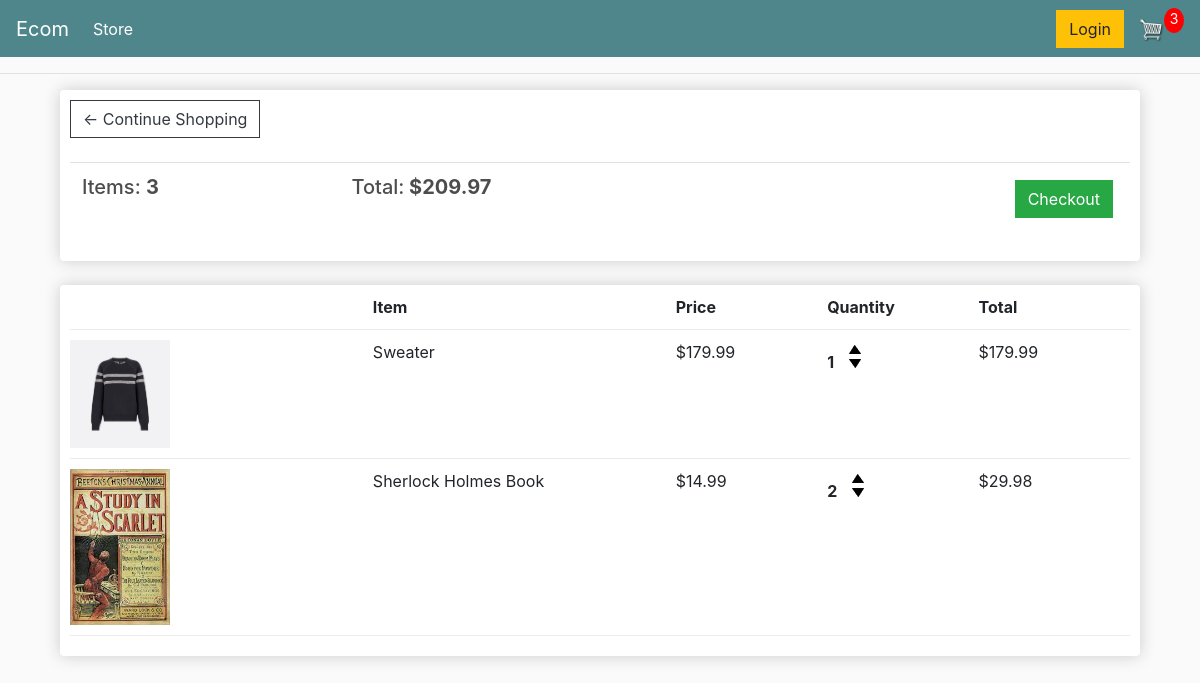
/cart/ (signed in), run on an earlier commit of the app's database.
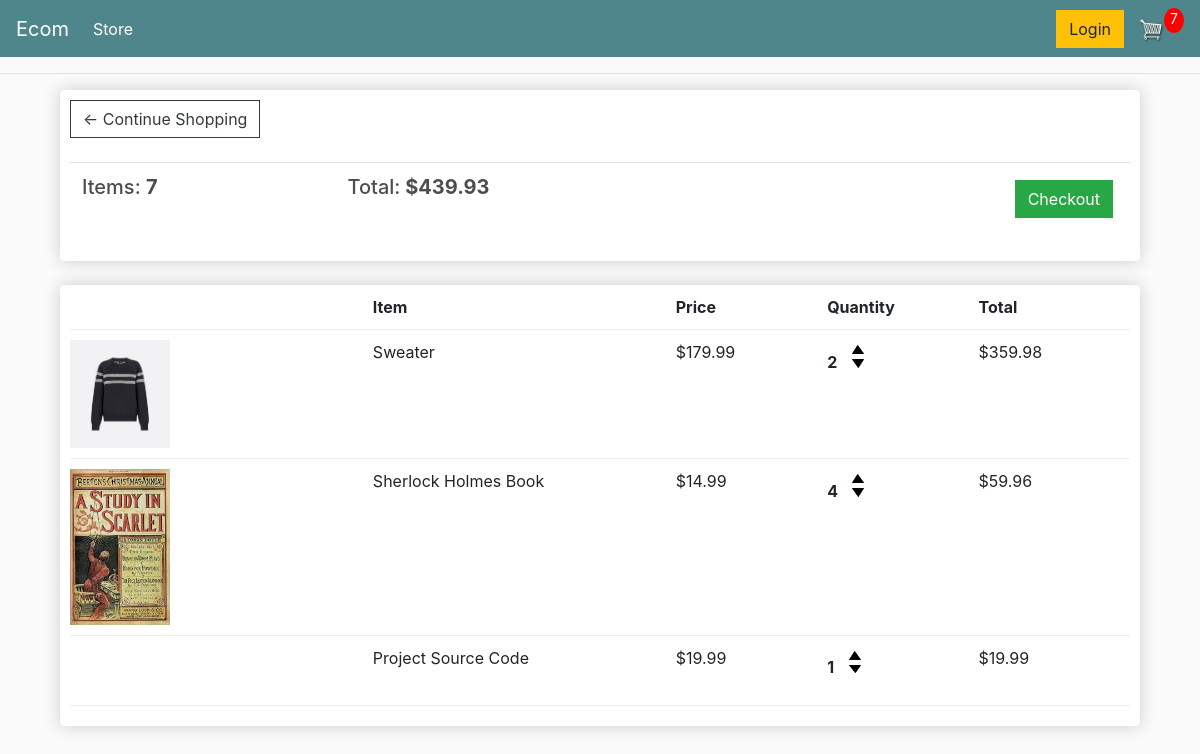
And on a later commit of the database.
### store/models.py (models this page shows, shortened)
class Order(models.Model):
    customer = models.ForeignKey(Customer, on_delete=models.SET_NULL, blank=True, null=True)
    date_ordered = models.DateTimeField(auto_now_add=True)
    complete = models.BooleanField(default=False, null = True, blank = False) #if its complete then the order has been made
    transaction_id = models.CharField(max_length=200, null=True)
    @property
    def get_cart_total(self):
        orderitems = self.orderitem_set.all()
        total = sum([item.get_total for item in orderitems])
        return total
    def get_cart_items(self):
        orderitems = self.orderitem_set.all()
        total = sum([item.quantity for item in orderitems])
        return total

class OrderItem(models.Model):
    product = models.ForeignKey(Product, on_delete=models.SET_NULL, blank=True, null = True)
    order = models.ForeignKey(Order, on_delete=models.SET_NULL, blank= True, null= True)
    quantity = models.IntegerField(default=0, null=True, blank= True)
    date_added = models.DateTimeField(auto_now_add=True)
    @property
    def get_total(self):
        total = self.product.price * self.quantity
        return total

class Product(models.Model):
    name = models.CharField(max_length=200, null= True)
    price = models.FloatField()
    digital = models.BooleanField(default=False, null=True, blank = False) #if its digital it can not be shipped
    image = models.ImageField(null=True, blank=True)
    @property
    def imageURL(self):
        try:
            url = self.image.url
        except:
            url=''
        return url

### store/views.py (the view)
# urls.py: path('cart/', views.cart, name= "cart"),
def cart(request):
    if request.user.is_authenticated:
        customer = request.user.customer
        order, created = Order.objects.get_or_create(customer=customer, complete= False) #tries to query the customer to attach the order, if does not exist it created it and attaches order
        items = order.orderitem_set.all()      #asigna los items de la orden a items
        cartItems = order.get_cart_items
    else:
        items = []
        order = {'get_cart_total': 0, 'get_cart_items': 0, 'shipping':False} #shows 0 for cart total and cart items when user is not logged in
        cartItems = order['get_cart_items']
    context = {'items': items, 'order': order, 'cartItems': cartItems }
    return render(request, 'store/cart.html', context)

### store/templates/store/cart.html
{% extends 'store/main.html' %}
{% load static %}
{% block content %}
<div>
    <div class="col-lg-12">
        <div class="box-element">
	<a  class="btn btn-outline-dark" href="{% url 'store' %}">&#x2190; Continue Shopping</a>
	<br>
	<br>
	<table class="table">
		<tr>
			<th><h5>Items: <strong>{{order.get_cart_items}}</strong></h5></th>
			<th><h5>Total:<strong> ${{order.get_cart_total|floatformat:2}}</strong></h5></th>
			<th>
				<a  style="float:right; margin:5px;" class="btn btn-success" href="{% url 'checkout' %}">Checkout</a>
			</th>
		</tr>
	</table>
</div>
        <br>
        <div class="box-element">
			<div class="cart-row">
				<div style="flex:2"></div>
				<div style="flex:2"><strong>Item</strong></div>
				<div style="flex:1"><strong>Price</strong></div>
				<div style="flex:1"><strong>Quantity</strong></div>
				<div style="flex:1"><strong>Total</strong></div>
			</div>
			{% for item in items%}
			<div class="cart-row">
				<div style="flex:2"><img class="row-image" src="{{item.product.imageURL}}" ></div>
				<div style="flex:2"> <p>{{item.product.name}} </p></div>
				<div style="flex:1"><p> ${{item.product.price|floatformat:2}}</p></div>
				<div style="flex:1">
					<p class="quantity">{{item.quantity}}</p>
					<div class="quantity">
						<img data-product={{item.product.id}} data-action="add" class="chg-quantity update-cart" src="{% static 'images/arrow-up.png' %}" >
						<img data-product={{item.product.id}} data-action="remove" class="chg-quantity update-cart" src="{% static 'images/arrow-down.png' %}">
					</div>
				</div>
				<div style="flex:1"><p>${{item.get_total}}</p></div>
			</div>
			{% endfor %}
        </div>
    </div>
</div>
{% endblock content %}

### store/templates/store/main.html (shortened to what this page needs)
<!DOCTYPE html>
{% load static %}
<html lang="en">
<head>
    <link rel="stylesheet" href="https://stackpath.bootstrapcdn.com/bootstrap/4.4.1/css/bootstrap.min.css">
    <link rel="stylesheet" type="text/css" href="{% static 'css/main.css' %}">
</head>
<body>
    <nav class="navbar navbar-expand-lg navbar-dark bg-dark">
      <a class="navbar-brand" href="{% url 'store' %}">Ecom</a>
      <div class="collapse navbar-collapse" id="navbarSupportedContent">
        <ul class="navbar-nav mr-auto">
          <li class="nav-item active">
            <a class="nav-link" href="{% url 'store' %}">Store <span class="sr-only">(current)</span></a>
          </li>
        </ul>
        <div class="form-inline my-2 my-lg-0">
           <a href="#"class="btn btn-warning">Login</a>
           <a href="{% url 'cart' %}">
            <img  id="cart-icon" src="{% static 'images/cart.png' %}">
          </a>
          <p id="cart-total">{{cartItems}}</p>
        </div>
      </div>
    </nav>
   <hr>
   <div class="container" >
        {% block content%}
        {% endblock content%}
   </div>
</body>
</html>

### static/css/main.css (style rules this page uses)
body { background-color: hsl(0, 0%, 98%); }
h1,h2,h3,h4,h5,h6 { color:hsl(0, 0%, 30%); }
.box-element { box-shadow:hsl(0, 0%, 80%) 0 0 16px; background-color: #fff; border-radius: 4px; padding: 10px; }
.bg-dark { background-color: #4f868c!important; }
#cart-icon { width:25px; display: inline-block; margin-left: 15px; }
#cart-total { display: block; text-align: center; color:#fff; background-color: red; width: 20px; height: 25px; border-radius: 50%; font-size: 14px; }
.col-lg-4, .col-lg-6, .col-lg-8, .col-lg-12 { margin-top: 10px; }
.btn { border-radius: 0; }
.row-image { width: 100px; }
.cart-row { display: flex; align-items: flex-stretch; padding-bottom: 10px; margin-bottom: 10px; border-bottom: 1px solid #ececec; }
.quantity { display: inline-block; font-weight: 700; padding-right:10px; }
.chg-quantity { width: 12px; cursor: pointer; display: block; margin-top: 5px; transition:.1s; }

What changed in the data, as far as the page shows it:
changed through a linked row, Order: id.quantity "3" → "7"; get_cart_items "3" → "7"; get_cart_total "209.97" → "439.93"
changed OrderItem "Sweater": quantity "1" → "2"; get_total "179.99" → "359.98"
changed OrderItem "Sherlock Holmes Book": quantity "2" → "4"; get_total "29.98" → "59.96"
added OrderItem: product.name "Project Source Code", product.price "19.99", quantity "1", get_total "19.99"
